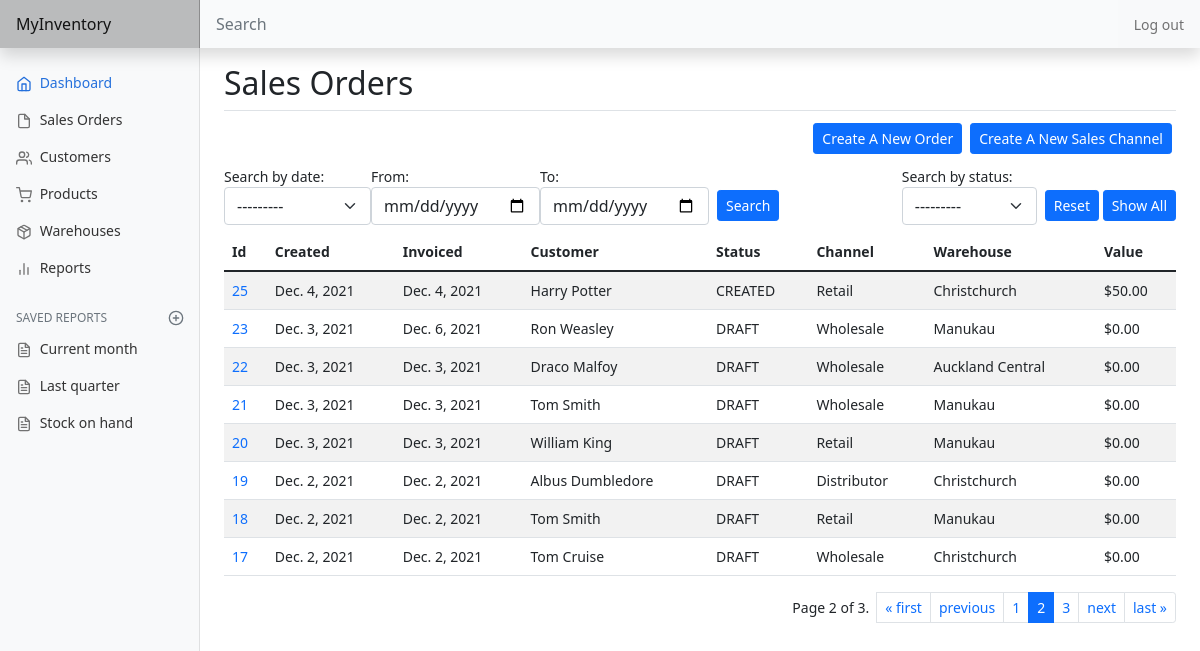
/order/list?page=2 (signed in), run on an earlier commit of the app's database.
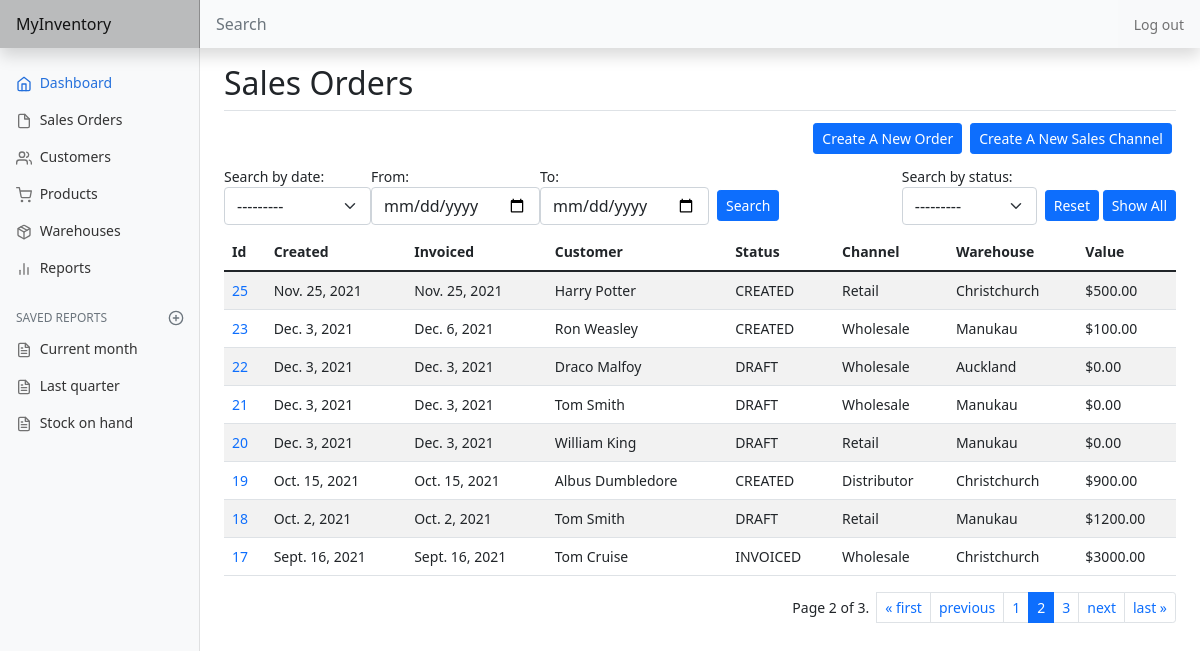
And on a later commit of the database.
### inventory/models.py (models this page shows, shortened)
class SalesOrder(models.Model):
    DRAFT = 'DRAFT'
    CREATED = 'CREATED'
    INVOICED = 'INVOICED'
    DISPATCHED = 'DISPATCHED'
    PAID = 'PAID'
    CLOSED = 'CLOSED'
    STATUS_CHOICES = [
        (DRAFT, 'Draft'),
        (CREATED, 'Created'),
        (INVOICED, 'Invoiced'),
        (DISPATCHED, 'Dispatched'),
        (PAID, 'Paid'),
        (CLOSED, 'Closed')
    ]
    user = models.ForeignKey(
        User, on_delete=models.CASCADE, related_name="sales_orders")
    customer = models.ForeignKey(
        Customer, on_delete=models.CASCADE, related_name="orders")
    created_date = models.DateField(default=date.today)
    invoice_date = models.DateField(default=date.today)
    invoice_number = models.IntegerField()
    channel = models.ForeignKey(
        SalesChannel, blank=True, null=True, on_delete=models.PROTECT)
    warehouse = models.ForeignKey(Warehouse, on_delete=models.PROTECT)
    reference = models.CharField(max_length=32, blank=True)
    status = models.CharField(
        max_length=32, choices=STATUS_CHOICES, default=CREATED)
    tracking = models.CharField(max_length=256, blank=True)
    timestamp = models.DateTimeField(auto_now_add=True)

class Customer(models.Model):
    user = models.ForeignKey(User, on_delete=CASCADE, related_name="customers")
    first_name = models.CharField(max_length=50)
    last_name = models.CharField(max_length=50)
    company = models.CharField(blank=True, max_length=100)
    email = models.EmailField()
    phone = models.CharField(blank=True, max_length=20)
    note = models.CharField(blank=True, max_length=256)
    billing_street = models.CharField(blank=True, max_length=128)
    billing_suburb = models.CharField(blank=True, max_length=64)
    billing_city = models.CharField(blank=True, max_length=64)
    billing_postcode = models.CharField(blank=True, max_length=8)
    billing_country = models.CharField(blank=True, max_length=64)
    shipping_street = models.CharField(blank=True, max_length=128)
    shipping_suburb = models.CharField(blank=True, max_length=64)
    shipping_city = models.CharField(blank=True, max_length=64)
    shipping_postcode = models.CharField(blank=True, max_length=6)
    shipping_country = models.CharField(blank=True, max_length=64)
    timestamp = models.DateTimeField(auto_now_add=True)

class SalesChannel(models.Model):
    user = models.ForeignKey(
        User, on_delete=models.CASCADE, related_name="sales_channels")
    channel = models.CharField(max_length=64)
    def __str__(self):
        return f"{ self.channel }"

class Warehouse(models.Model):
    user = models.ForeignKey(
        User, on_delete=models.CASCADE, related_name="warehouses")
    warehouse = models.CharField(max_length=64)
    def __str__(self):
        return f"{ self.warehouse }"

### inventory/views.py (the view, shortened to what this page needs)
# urls.py: path('order/list', views.order, name="order"),
@login_required
def order(request):
    sales_orders = SalesOrder.objects.filter(
        user=request.user).exclude(status=SalesOrder.CLOSED).order_by('-id')
    date_form = SearchDateForm()
    status_form = SearchStatusForm()
    if request.method == "POST":
        request.session['post_data'] = request.POST
    for order in sales_orders:
        order.value = 0
        for item in SalesItem.objects.filter(order=order):
            order.value = order.value + item.sub_total()
    return render(request, "inventory/sales_order.html", {
        "date_form": date_form,
        "status_form": status_form,
        "page_obj": paginate_items(request, sales_orders)
    })

### inventory/models.py
class SearchDateForm(forms.Form):
    CREATED_DATE = 'CREATED_DATE'
    INVOICE_DATE = 'INVOICE_DATE'
    CHOICES = [
        ('', '---------'),
        (CREATED_DATE, 'Created date'),
        (INVOICE_DATE, 'Invoice date'),
    ]
    date_type = forms.ChoiceField(label='Search by date', choices=CHOICES, widget=forms.Select(
        attrs={'class': 'form-select'}), required=False)
    from_date = forms.DateField(
        label='From', widget=forms.DateInput(attrs={'class': 'form-control', 'type': 'date'}), required=False)
    to_date = forms.DateField(
        label='To', widget=forms.DateInput(attrs={'class': 'form-control', 'type': 'date'}), required=False)

class SearchStatusForm(forms.Form):
    CHOICES = [('', '---------')] + SalesOrder.STATUS_CHOICES
    status = forms.ChoiceField(
        label='Search by status', choices=CHOICES, widget=forms.Select(
            attrs={'class': 'form-select', 'onChange': 'form.submit()'}), required=False)

### inventory/models.py (called while the page is built)
    def sub_total(self):
        return self.quantity * (1 - self.discount) * self.price

### inventory/util.py (called while the page is built)
def paginate_items(request, items):
    paginator = Paginator(items, ITEMS_PER_PAGE)
    page_number = request.GET.get('page')
    page_obj = paginator.get_page(page_number)
    return page_obj

### inventory/templates/inventory/sales_order.html (shortened to what this page needs)
{% extends 'inventory/layout.html' %}
{% load static %}
{% block body %}
    <h2>Sales Orders</h2>
    <div class="d-flex justify-content-end border-top pt-2">
        <a class="btn btn-sm btn-primary m-1" href="{% url 'create_order' %}">Create A New Order</a>
        <a class="btn btn-sm btn-primary m-1" href="{% url 'create_sales_channel' %}">Create A New Sales Channel</a>
    </div>
    <div class="d-flex justify-content-between align-items-top flex-nowrap mt-2 mb-2">
        <form method="POST">
            <div class="d-flex flex-wrap justify-content-start">
                {% for field in date_form %}
                    <div>
                        {{ field.label_tag }}
                        {{ field }}
                    </div>
                {% endfor %}
                <div class="mt-4 ms-2">
                    <input type="submit" id="search" value="Search" class="btn btn-sm btn-primary">
                </div>
            </div>
        </form>
        <div class="d-flex flex-wrap justify-content-end align-items-top">
            <form method="POST">
                {{ status_form }}
            </form>
            <form method="POST" class="mt-4 ms-2">
                <button type="submit" name="search" id="show_all" class="btn btn-sm btn-primary" value="reset">Reset</button>
                <button type="submit" name="search" id="show_all" class="btn btn-sm btn-primary" value="show_all">Show All</button>
            </form>
        </div>
    </div>
    {% if not page_obj.object_list %}
        <span class="pagination">No Orders.</span>
    {% else %}
        <div class="table-responsive-md">
            <table class="table table-striped table-hover">
                <thead>
                    <tr class="table-striped">
                        <th scope="col">Id</th>
                        <th scope="col">Created</th>
                        <th scope="col">Invoiced</th>
                        <th scope="col">Customer</th>
                        <th scope="col">Status</th>
                        <th scope="col">Channel</th>
                        <th scope="col">Warehouse</th>
                        <th scope="col">Value</th>
                    </tr>
                </thead>
                <tbody>
                    {% for order in page_obj %}
                        <tr class="table-striped">
                            <td><a class="edit-link" href="{% url 'edit_order' order.id %}">{{ order.id }}</a></td>
                            <td>{{ order.created_date }}</td>
                            <td>{{ order.invoice_date }}</td>
                            <td>{{ order.customer.first_name }} {{ order.customer.last_name }}</td>
                            <td>{{ order.status }}</td>
                            <td>{{ order.channel }}</td>
                            <td>{{ order.warehouse }}</td>
                            <td>${{ order.value|floatformat:2 }}</td>
                        </tr>
                    {% endfor %}
                </tbody>
            </table>
        </div>
        {% include 'inventory/pagination.html' %}
    {% endif %}
{% endblock %}

### inventory/templates/inventory/layout.html (shortened to what this page needs)
{% load static %}
<!DOCTYPE html>
<html lang="en">
    <head>
        <link href="https://cdn.jsdelivr.net/npm/bootstrap@5.1.3/dist/css/bootstrap.min.css" rel="stylesheet">
        <link href="{% static 'inventory/dashboard.css' %}" rel="stylesheet">
        <link href="{% static 'inventory/style.css' %}" rel="stylesheet">
    </head>
    <body>
        <header class="navbar navbar-light sticky-top bg-light flex-md-nowrap p-0 shadow">
            <a class="navbar-brand col-md-3 col-lg-2 me-0 px-3" href="#">MyInventory</a>
            <input class="form-control form-control-dark w-100" type="text" placeholder="Search" aria-label="Search">
            <div class="navbar-nav">
                <div class="nav-item text-nowrap">
                    {% if user.is_authenticated %}
                        <a class="nav-link px-3" href="{% url 'logout' %}">Log out</a>
                    {% else %}
                        <a class="nav-link px-3" href="{% url 'login' %}">Log in</a>
                    {% endif %}
                </div>
            </div>
        </header>
        <div class="container-fluid">
            <div class="row">
                <nav id="sidebarMenu" class="col-md-3 col-lg-2 d-md-block bg-light sidebar collapse">
                    <div class="position-sticky pt-3">
                        {% if user.is_authenticated %}
                            <ul class="nav flex-column">
                                <li class="nav-item">
                                    <a class="nav-link active" aria-current="page" href="{% url 'index' %}">
                                        <span data-feather="home"></span>
                                        Dashboard
                                    </a>
                                </li>
                                <li class="nav-item">
                                    <a class="nav-link" href="{% url 'order' %}">
                                        <span data-feather="file"></span>
                                        Sales Orders
                                    </a>
                                </li>
                                <li class="nav-item">
                                    <a class="nav-link" href="{% url 'list_customer' %}">
                                        <span data-feather="users"></span>
                                        Customers
                                    </a>
                                </li>
                                <li class="nav-item">
                                    <a class="nav-link" href="{% url 'product' %}">
                                        <span data-feather="shopping-cart"></span>
                                        Products
                                    </a>
                                </li>
                                <li class="nav-item">
                                    <a class="nav-link" href="{% url 'warehouse' %}">
                                        <span data-feather="package"></span>
                                        Warehouses
                                    </a>
                                </li>
                                <li class="nav-item">
                                    <a class="nav-link" href="#">
                                        <span data-feather="bar-chart-2"></span>
                                        Reports
                                    </a>
                                </li>
                            </ul>
                            <h6 class="sidebar-heading d-flex justify-content-between align-items-center px-3 mt-4 mb-1 text-muted">
                                <span>Saved reports</span>
                                <a class="link-secondary" href="#" aria-label="Add a new report">
                                    <span data-feather="plus-circle"></span>
                                </a>
                            </h6>
                            <ul class="nav flex-column mb-2">
                                <li class="nav-item">
                                    <a class="nav-link" href="#">
                                        <span data-feather="file-text"></span>
                                        Current month
                                    </a>
                                </li>
                                <li class="nav-item">
                                    <a class="nav-link" href="#">
                                        <span data-feather="file-text"></span>
                                        Last quarter
                                    </a>
                                </li>
                                <li class="nav-item">
                                    <a class="nav-link" href="{% url 'warehouse' %}">
                                        <span data-feather="file-text"></span>
                                        Stock on hand
                                    </a>
                                </li>
                            </ul>
                        {% endif %}
                    </div>
                </nav>
                <main class="col-md-9 ms-sm-auto col-lg-10 px-md-4">
                    <div class="main pt-3">
                        <div class="body">
                            {% block body %}
                            {% endblock %}
                        </div>
                    </div>
                </main>
            </div>
        </div>
    </body>
</html>

### inventory/templates/inventory/pagination.html
<nav aria-label="pagination">
    <ul class="pagination pagination-sm justify-content-end">
        <span class="d-flex align-items-center me-2">
            Page {{ page_obj.number }} of {{ page_obj.paginator.num_pages }}.
        </span>
        {% if page_obj.has_previous %}
            <li class="page-item">
                <a class="page-link" href="?page=1">&laquo; first</a>
            </li>
            <li class="page-item">
                <a class="page-link" href="?page={{ page_obj.previous_page_number }}">previous</a>
            </li>
        {% endif %}
        {% for i in page_obj.paginator.page_range %}
            {% if i == page_obj.number %}
                <li class="page-item active">
                    <a class="page-link" href="?page={{ i }}">{{ i }}</a>
                </li>
            {% elif i <= page_obj.number|add:'1' and i >= page_obj.number|add:'-1' %}
                <li class="page-item">
                    <a class="page-link" href="?page={{ i }}">{{ i }}</a>
                </li>
            {% endif %}
        {% endfor %}
        {% if page_obj.has_next %}
            <li class="page-item">
                <a class="page-link" href="?page={{ page_obj.next_page_number }}">next</a>
            </li>
            <li class="page-item">
                <a class="page-link" href="?page={{ page_obj.paginator.num_pages }}">last &raquo;</a>
            </li>
        {% endif %}
    </ul>
</nav>

### inventory/static/inventory/dashboard.css (style rules this page uses)
body { font-size: .875rem; }
.feather { width: 16px; height: 16px; vertical-align: text-bottom; }
.sidebar { position: fixed; top: 0; bottom: 0; left: 0; z-index: 100; padding: 48px 0 0; box-shadow: inset -1px 0 0 rgba(0, 0, 0, .1); }
.sidebar .nav-link { font-weight: 500; color: #333; }
.sidebar .nav-link .feather { margin-right: 4px; color: #727272; }
.sidebar .nav-link.active { color: #2470dc; }
.sidebar .nav-link:hover .feather, .sidebar .nav-link.active .feather { color: inherit; }
.sidebar-heading { font-size: .75rem; text-transform: uppercase; }
.navbar-brand { padding-top: .75rem; padding-bottom: .75rem; font-size: 1rem; background-color: rgba(0, 0, 0, .25); box-shadow: inset -1px 0 0 rgba(0, 0, 0, .25); }
.navbar .form-control { padding: .75rem 1rem; border-width: 0; border-radius: 0; }
.form-control-dark { color: #fff; background-color: rgba(255, 255, 255, .1); border-color: rgba(255, 255, 255, .1); }

### inventory/static/inventory/style.css (style rules this page uses)
.edit-link { text-decoration: none; }

What changed in the data, as far as the page shows it:
changed SalesOrder "Harry": created_date "Dec. 4, 2021" → "Nov. 25, 2021"; invoice_date "Dec. 4, 2021" → "Nov. 25, 2021"; value "50.00" → "500.00"
changed SalesOrder "Dec. 6, 2021": status "DRAFT" → "CREATED"; value "0.00" → "100.00"
changed through a linked row, SalesOrder "Draco": warehouse "Auckland Central" → "Auckland"
changed SalesOrder "Albus": created_date "Dec. 2, 2021" → "Oct. 15, 2021"; invoice_date "Dec. 2, 2021" → "Oct. 15, 2021"; status "DRAFT" → "CREATED"; value "0.00" → "900.00"
changed SalesOrder id 18: created_date "Dec. 2, 2021" → "Oct. 2, 2021"; invoice_date "Dec. 2, 2021" → "Oct. 2, 2021"; value "0.00" → "1200.00"
changed SalesOrder "Cruise": created_date "Dec. 2, 2021" → "Sept. 16, 2021"; invoice_date "Dec. 2, 2021" → "Sept. 16, 2021"; status "DRAFT" → "INVOICED"; value "0.00" → "3000.00"
